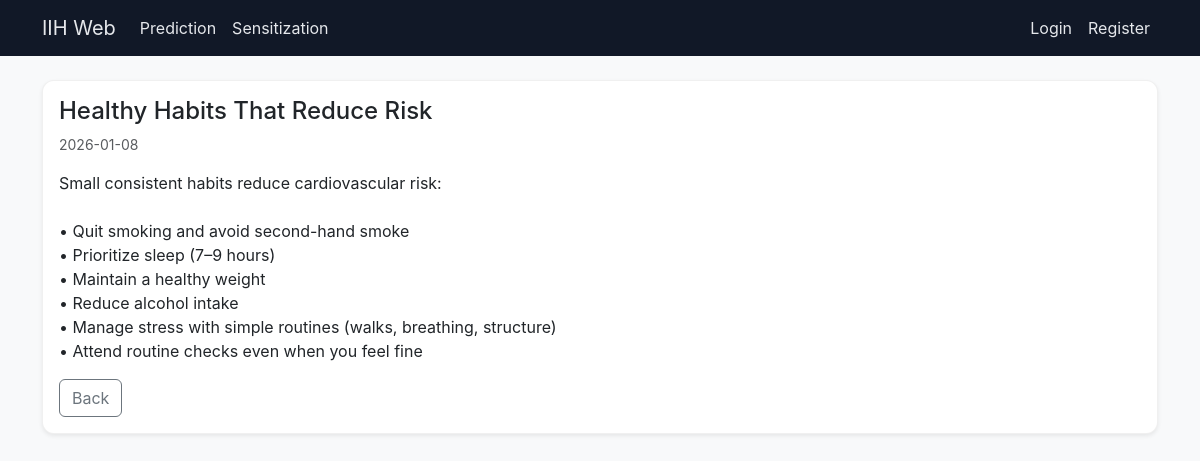
Page /sensitization/post/healthy-habits-reduce-risk on the committed database.
### app/models.py (models this page shows)
class SensitizationPost(db.Model):
    __tablename__ = "sens_posts"
    id = db.Column(db.Integer, primary_key=True)
    title = db.Column(db.String(255), nullable=False)
    slug = db.Column(db.String(255), unique=True, nullable=False)
    body = db.Column(db.Text, nullable=False)
    image = db.Column(db.String(120), nullable=True)
    is_published = db.Column(db.Boolean, default=True)
    created_at = db.Column(db.DateTime, default=datetime.utcnow)

### app/routes/sensitization.py (the view)
@bp.get("/post/<slug>")
def post(slug):
    log_view(f"/sensitization/post/{slug}")
    p = SensitizationPost.query.filter_by(slug=slug, is_published=True).first_or_404()
    return render_template("sensitization/post.html", post=p)

### app/routes/sensitization.py (called while the page is built)
def log_view(page: str):
    try:
        db.session.add(PageView(page=page, user_id=getattr(current_user, "id", None), session_id=request.cookies.get("session", None)))
        db.session.commit()
    except Exception:
        db.session.rollback()

### app/templates/sensitization/post.html
{% extends "base.html" %}
{% block content %}
<div class="card shadow-sm">
  <div class="card-body">
    <h2 class="h4">{{ post.title }}</h2>
    <p class="text-muted small">{{ post.created_at.date() }}</p>
    <div style="white-space: pre-wrap;">{{ post.body }}</div>
    <a class="btn btn-outline-secondary mt-3" href="{{ url_for('sensitization.index') }}">Back</a>
  </div>
</div>
{% endblock %}

### app/static/css/theme.css (style rules this page uses)
:root { --accent: #dc3545; --accent-dark: #b02a37; --bg-light: #f8f9fa; --bg-white: #ffffff; --text-main: #212529; --text-muted: #6c757d; --border-soft: rgba(0,0,0,0.06); }
body { background: var(--bg); }
.card { border-radius: 12px; border: 1px solid var(--border-soft); box-shadow: 0 6px 24px rgba(0,0,0,0.04); }

### app/static/style.css (style rules this page uses)
body { background: linear-gradient(135deg, #0f172a, #1e293b); font-family: "Poppins", sans-serif; color: white; }

### rows in the picture
SensitizationPost: title "Healthy Habits That Reduce Risk", created_at "2026-01-08", body "Small consistent habits reduce cardiovascular risk: • Quit smoking and avoid second-hand smoke • Prioritize sleep (7–9 hours) • Maintain a healthy weight • Reduce alcohol intake • Manage stress with simple routines (walks, breathing, structure) • Attend routine checks even when you feel fine"
